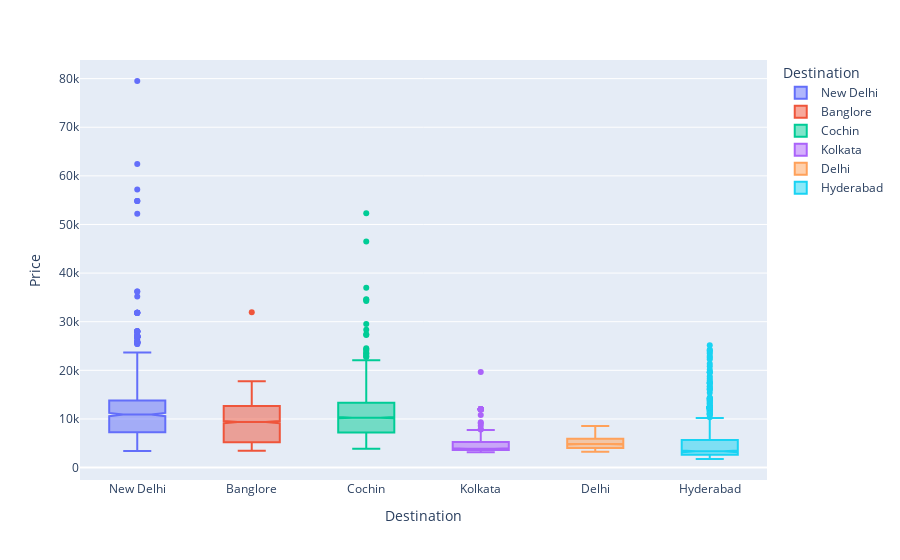

This figure's notebook cell:
### Code cell
fig = px.box(training_set, x="Destination", y="Price", color="Destination", notched=True)
fig.show()

### Figure 1 — Plotly figure (JSON) as saved in the notebook; plotly's stock layout.template omitted (floating-point values rounded to 4 significant figures; data arrays with more than 128 entries replaced by an {"elided": "..."} marker saying what was removed)
{"data": [{"alignmentgroup": "True", "hovertemplate": "Destination=%{x}<br>Price=%{y}<extra></extra>", "legendgroup": "New Delhi", "marker": {"color": "#636efa"}, "name": "New Delhi", "notched": true, "offsetgroup": "New Delhi", "orientation": "v", "showlegend": true, "type": "box", "x": {"elided": "932 str values"}, "x0": " ", "xaxis": "x", "y": {"elided": "932 int values"}, "y0": " ", "yaxis": "y"}, {"alignmentgroup": "True", "hovertemplate": "Destination=%{x}<br>Price=%{y}<extra></extra>", "legendgroup": "Banglore", "marker": {"color": "#EF553B"}, "name": "Banglore", "notched": true, "offsetgroup": "Banglore", "orientation": "v", "showlegend": true, "type": "box", "x": {"elided": "2871 str values"}, "x0": " ", "xaxis": "x", "y": {"elided": "2871 int values"}, "y0": " ", "yaxis": "y"}, {"alignmentgroup": "True", "hovertemplate": "Destination=%{x}<br>Price=%{y}<extra></extra>", "legendgroup": "Cochin", "marker": {"color": "#00cc96"}, "name": "Cochin", "notched": true, "offsetgroup": "Cochin", "orientation": "v", "showlegend": true, "type": "box", "x": {"elided": "4536 str values"}, "x0": " ", "xaxis": "x", "y": {"elided": "4536 int values"}, "y0": " ", "yaxis": "y"}, {"alignmentgroup": "True", "hovertemplate": "Destination=%{x}<br>Price=%{y}<extra></extra>", "legendgroup": "Kolkata", "marker": {"color": "#ab63fa"}, "name": "Kolkata", "notched": true, "offsetgroup": "Kolkata", "orientation": "v", "showlegend": true, "type": "box", "x": {"elided": "381 str values"}, "x0": " ", "xaxis": "x", "y": {"elided": "381 int values"}, "y0": " ", "yaxis": "y"}, {"alignmentgroup": "True", "hovertemplate": "Destination=%{x}<br>Price=%{y}<extra></extra>", "legendgroup": "Delhi", "marker": {"color": "#FFA15A"}, "name": "Delhi", "notched": true, "offsetgroup": "Delhi", "orientation": "v", "showlegend": true, "type": "box", "x": {"elided": "1265 str values"}, "x0": " ", "xaxis": "x", "y": {"elided": "1265 int values"}, "y0": " ", "yaxis": "y"}, {"alignmentgroup": "True", "hovertemplate": "Destination=%{x}<br>Price=%{y}<extra></extra>", "legendgroup": "Hyderabad", "marker": {"color": "#19d3f3"}, "name": "Hyderabad", "notched": true, "offsetgroup": "Hyderabad", "orientation": "v", "showlegend": true, "type": "box", "x": {"elided": "697 str values"}, "x0": " ", "xaxis": "x", "y": {"elided": "697 int values"}, "y0": " ", "yaxis": "y"}], "layout": {"boxmode": "overlay", "legend": {"title": {"text": "Destination"}, "tracegroupgap": 0}, "margin": {"t": 60}, "xaxis": {"anchor": "y", "categoryarray": ["New Delhi", "Banglore", "Cochin", "Kolkata", "Delhi", "Hyderabad"], "categoryorder": "array", "domain": [0.0, 1.0], "title": {"text": "Destination"}}, "yaxis": {"anchor": "x", "domain": [0.0, 1.0], "title": {"text": "Price"}}}}
